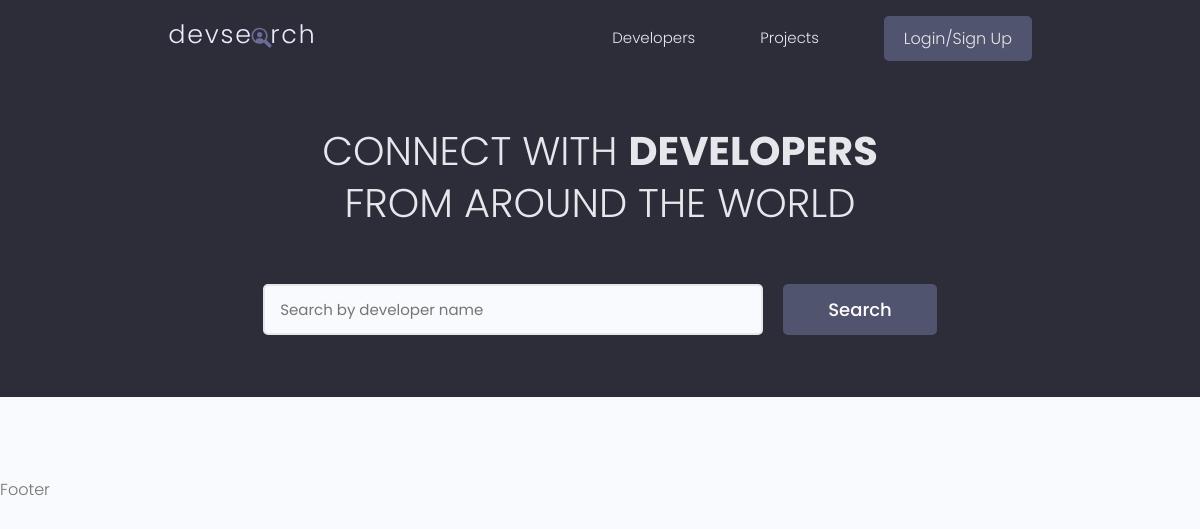
The app's page /, older data.
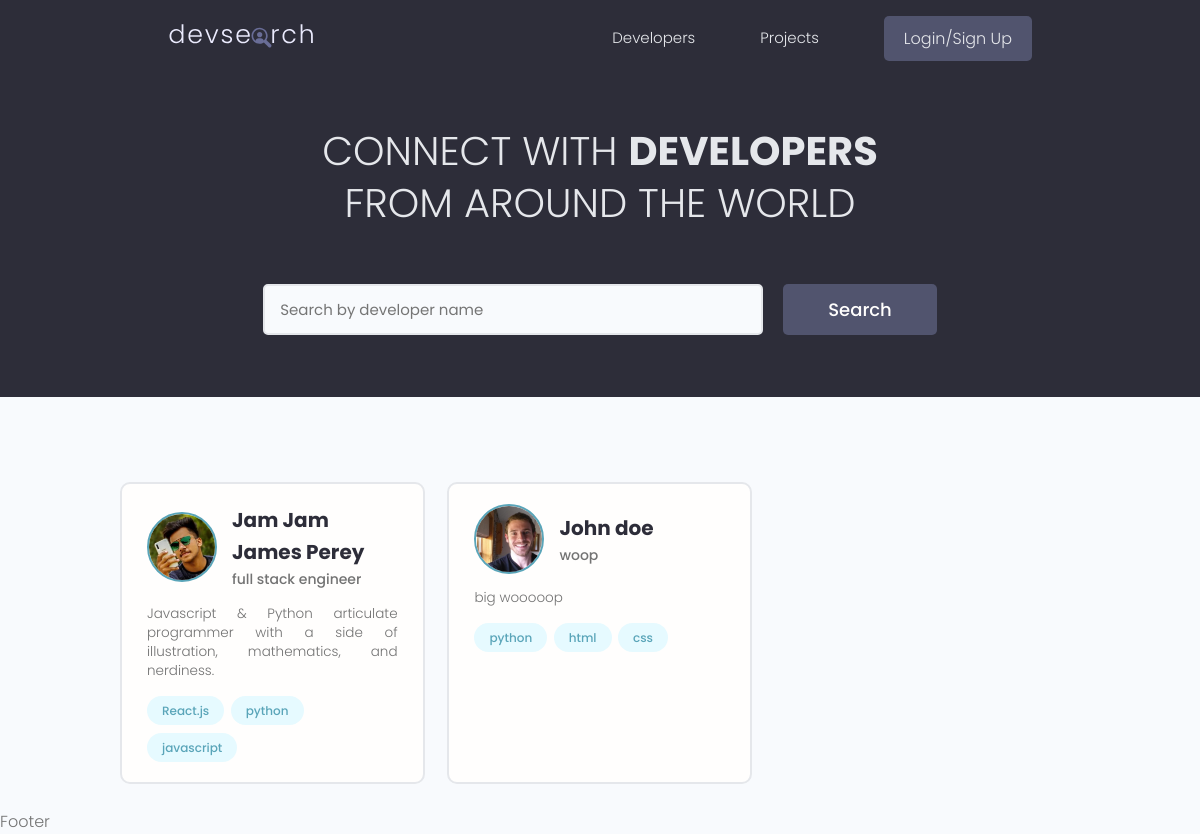
The same page, newer data.
### users/models.py (models this page shows, shortened)
class Profile(models.Model):
    user = models.OneToOneField(
        User, on_delete=models.CASCADE, null=True, blank=True)
    name = models.CharField(max_length=200, blank=True, null=True)
    username = models.CharField(max_length=200, blank=True, null=True)
    location = models.CharField(max_length=200, blank=True, null=True)
    email = models.EmailField(max_length=500, blank=True, null=True)
    short_intro = models.CharField(max_length=200, blank=True, null=True)
    bio = models.TextField(blank=True, null=True)
    profile_image = models.ImageField(
        null=True, blank=True, upload_to='profiles/', default='profiles/user-default.png')
    social_github = models.CharField(max_length=200, blank=True, null=True)
    social_twitter = models.CharField(max_length=200, blank=True, null=True)
    social_linkedin = models.CharField(max_length=200, blank=True, null=True)
    social_youtube = models.CharField(max_length=200, blank=True, null=True)
    social_website = models.CharField(max_length=200, blank=True, null=True)
    created = models.DateTimeField(auto_now_add=True)
    id = models.UUIDField(
        default=uuid.uuid4, unique=True, primary_key=True, editable=False
    )

class Skill(models.Model):
    owner = models.ForeignKey(
        Profile, on_delete=models.CASCADE, null=True, blank=True)
    name = models.CharField(max_length=200, blank=True, null=True)
    description = models.TextField(blank=True, null=True)
    created = models.DateTimeField(auto_now_add=True)
    id = models.UUIDField(
        default=uuid.uuid4, unique=True, primary_key=True, editable=False
    )
    def __str__(self) -> str:
        return str(self.name)

### users/views.py (the view)
# urls.py: path("", views.profiles, name="profiles"),
def profiles(requests):
    profiles = Profile.objects.all()
    context = {'profiles': profiles}
    return render(requests, 'users/profiles.html', context)

### users/templates/users/profiles.html (shortened to what this page needs)
{% extends 'main.html' %}
{% block content %}
<main class="home">
    <section class="hero-section text-center">
        <div class="container container--narrow">
            <div class="hero-section__box">
                <h2>CONNECT WITH <span>DEVELOPERS</span></h2>
                <h2>FROM AROUND THE WORLD</h2>
            </div>
            <div class="hero-section__search">
                <form class="form" action="#" method="get">
                    <div class="form__field">
                        <input class="input input--text" id="formInput#search" type="text" name="text"
                            placeholder="Search by developer name" />
                    </div>
                    <input class="btn btn--sub btn--lg" type="submit" value="Search" />
                </form>
            </div>
        </div>
    </section>
    <section class="devlist">
        <div class="container">
            <div class="grid grid--three">
                {% for profile in profiles %}
                <div class="column card">
                    <div class="dev">
                        <a href="{% url 'userProfile' profile.id %}" class="card__body">
                            <div class="dev__profile">
                                <img class="avatar avatar--md" src="{{profile.profile_image.url}}"
                                    alt="image" />
                                <div class="dev__meta">
                                    <h3>{{profile.name}}</h3>
                                    <h5>{{profile.short_intro}}</h5>
                                </div>
                            </div>
                            <p class="dev__info">{{profile.bio|slice:"150"}}
                            </p>
                            <div class="dev__skills">
                                {% for skill in profile.skill_set.all %}
                                <span class="tag tag--pill tag--main">
                                    <small>{{skill}}</small>
                                </span>
                                {% endfor %}
                            </div>
                        </a>
                    </div>
                </div>
                {% endfor %}
            </div>
        </div>
    </section>
</main>
{% endblock %}

Row changes from the older to the newer data that the page shows:
added Profile: profile_image (picture), name "Jam Jam James Perey", short_intro "full stack engineer", bio "Javascript & Python articulate programmer with a side of illustration, mathematics, and nerdiness."
added Skill: name "React.js", shown under "Jam Jam James Perey"
added Skill: name "python", shown under "Jam Jam James Perey"
added Skill: name "javascript", shown under "Jam Jam James Perey"
added Profile: profile_image (picture), name "John doe", short_intro "woop", bio "big wooooop"
added Skill: name "python", shown under "John doe"
added Skill: name "html", shown under "John doe"
added Skill: name "css", shown under "John doe"
